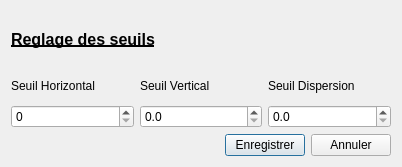
<?xml version="1.0" encoding="UTF-8"?>
<ui version="4.0">
 <class>AlgoPlatManager</class>
 <widget class="QDialog" name="AlgoPlatManager">
  <property name="geometry">
   <rect>
    <x>0</x>
    <y>0</y>
    <width>402</width>
    <height>167</height>
   </rect>
  </property>
  <property name="windowTitle">
   <string>Dialog</string>
  </property>
  <layout class="QGridLayout" name="gridLayout_2">
   <item row="2" column="0" colspan="3">
    <layout class="QHBoxLayout" name="horizontalLayout">
     <item>
      <spacer name="horizontalSpacer">
       <property name="orientation">
        <enum>Qt::Horizontal</enum>
       </property>
       <property name="sizeHint" stdset="0">
        <size>
         <width>40</width>
         <height>20</height>
        </size>
       </property>
      </spacer>
     </item>
     <item>
      <widget class="QPushButton" name="submitButton">
       <property name="text">
        <string>Enregistrer</string>
       </property>
      </widget>
     </item>
     <item>
      <widget class="QPushButton" name="cancelButton">
       <property name="text">
        <string>Annuler</string>
       </property>
      </widget>
     </item>
    </layout>
   </item>
   <item row="1" column="0">
    <layout class="QVBoxLayout" name="verticalLayout">
     <item>
      <widget class="QLabel" name="horizontalLabel">
       <property name="text">
        <string>Seuil Horizontal</string>
       </property>
      </widget>
     </item>
     <item>
      <widget class="QSpinBox" name="horizontalSpinBox"/>
     </item>
    </layout>
   </item>
   <item row="1" column="1">
    <layout class="QVBoxLayout" name="verticalLayout_3">
     <item>
      <widget class="QLabel" name="verticalLabel">
       <property name="text">
        <string>Seuil Vertical</string>
       </property>
      </widget>
     </item>
     <item>
      <widget class="QDoubleSpinBox" name="verticalDoubleSpinBox">
       <property name="decimals">
        <number>1</number>
       </property>
       <property name="singleStep">
        <double>0.100000000000000</double>
       </property>
      </widget>
     </item>
    </layout>
   </item>
   <item row="1" column="2">
    <layout class="QVBoxLayout" name="verticalLayout_2">
     <item>
      <widget class="QLabel" name="levelLabel">
       <property name="text">
        <string>Seuil Dispersion</string>
       </property>
      </widget>
     </item>
     <item>
      <widget class="QDoubleSpinBox" name="levelDoubleSpinBox">
       <property name="decimals">
        <number>1</number>
       </property>
       <property name="singleStep">
        <double>0.100000000000000</double>
       </property>
      </widget>
     </item>
    </layout>
   </item>
   <item row="0" column="0" colspan="3">
    <layout class="QVBoxLayout" name="verticalLayout_4">
     <item>
      <widget class="QLabel" name="label">
       <property name="font">
        <font>
         <pointsize>12</pointsize>
         <weight>75</weight>
         <italic>false</italic>
         <bold>true</bold>
         <underline>true</underline>
        </font>
       </property>
       <property name="text">
        <string>Reglage des seuils</string>
       </property>
      </widget>
     </item>
    </layout>
   </item>
  </layout>
 </widget>
 <resources/>
 <connections/>
</ui>
